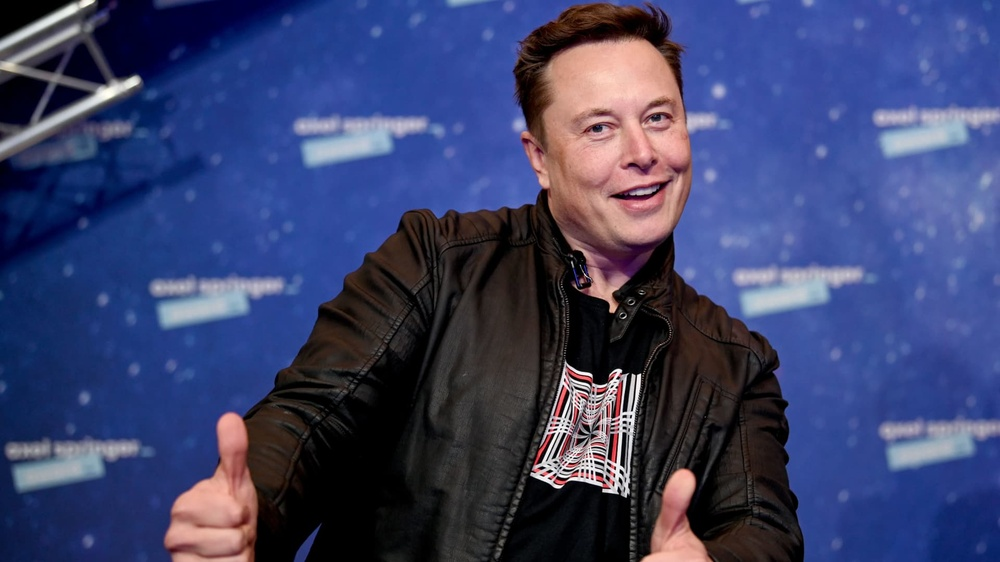
#> input picture opencv/data/elon musk.jpg, 1000 x 562 px, shrunk from 1920 x 1080 before the run
$ jupyter execute '이미지 이진화 - adaptiveThreshold.ipynb'
#> lines starting #> are read from the running program, lines starting #| are printed output that depends on the picture; after the words box and inside, x2 and y2 are one past the last pixel; in counts of white or black regions, pixels touching at a corner belong together
[cell 1]
import cv2
import matplotlib.pyplot as plt

path = '../data/elon musk.jpg'
image = cv2.imread(path)
#> image is the input picture: shape (562, 1000, 3); mean B, G, R 107.5, 66.3, 59.5
image = cv2.cvtColor(image, cv2.COLOR_BGR2GRAY)
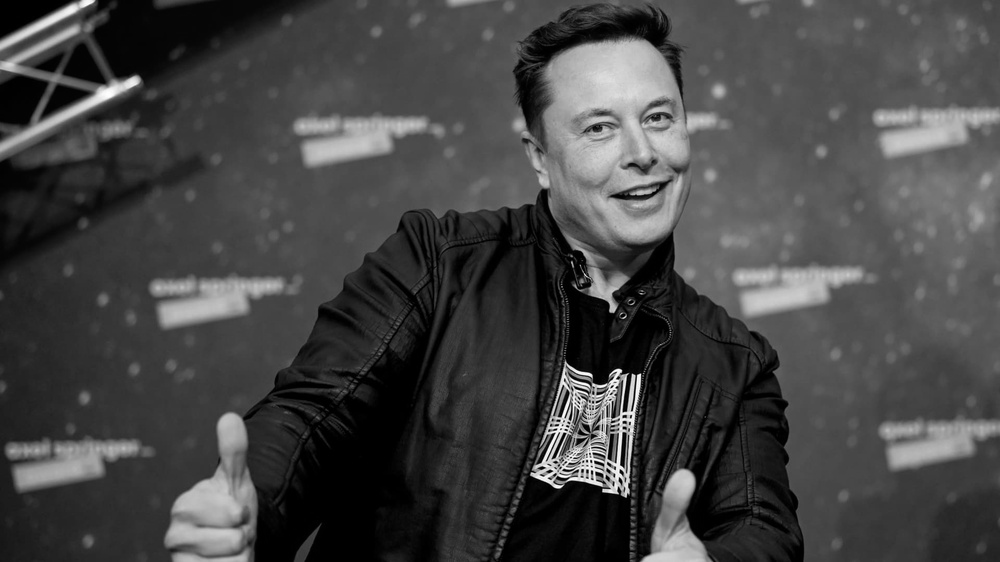
#> image: shape (562, 1000); min 0, max 255, mean 68.9
rgb_image = cv2.cvtColor(image, cv2.COLOR_GRAY2RGB)

_, th_1 = cv2.threshold(image, 127, 255, cv2.THRESH_BINARY)
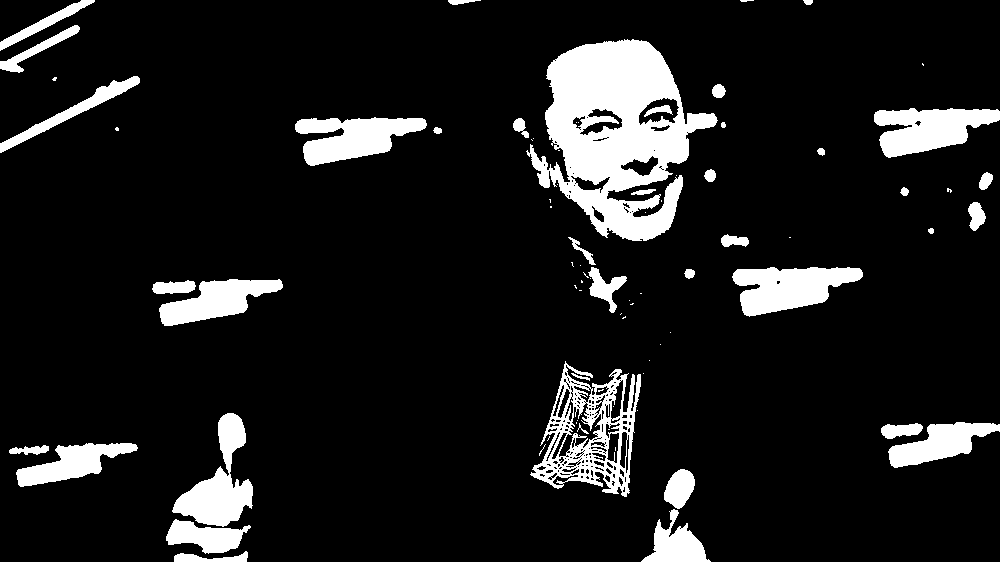
#> th_1: shape (562, 1000); 11.1% white; 82 white regions (42 under 20 px), largest, box (x1, y1, x2, y2) and area: (526, 39, 718, 241) 20235, (530, 361, 641, 497) 5769, (732, 267, 863, 317) 4125

"""
- AdaptiveThresholdTypes

src – grayscale image
maxValue – 임계값
adaptiveMethod – thresholding value를 결정하는 계산 방법
thresholdType – threshold type
blockSize – thresholding을 적용할 영역 사이즈
C – 평균이나 가중평균에서 차감할 값
"""

th_2 = cv2.adaptiveThreshold(image, 255, cv2.ADAPTIVE_THRESH_MEAN_C, cv2.THRESH_BINARY, 15, 2)
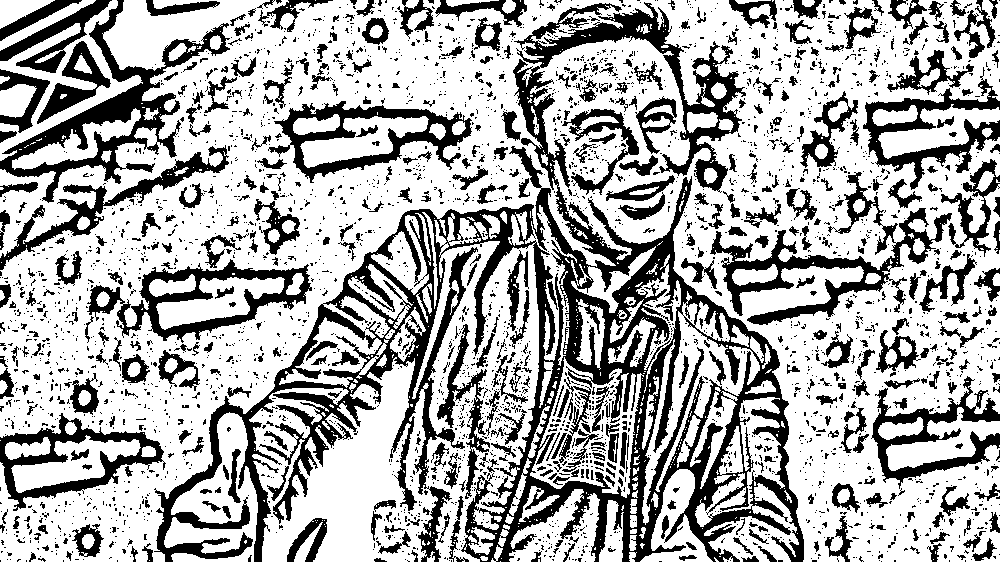
#> th_2: shape (562, 1000); 67.8% white; 3202 black regions (2724 under 20 px), largest, box (x1, y1, x2, y2) and area: (154, 2, 804, 562) 69173, (0, 0, 230, 203) 8209, (710, 172, 952, 325) 7011
th_3 = cv2.adaptiveThreshold(image, 255, cv2.ADAPTIVE_THRESH_GAUSSIAN_C, cv2.THRESH_BINARY, 15, 2)
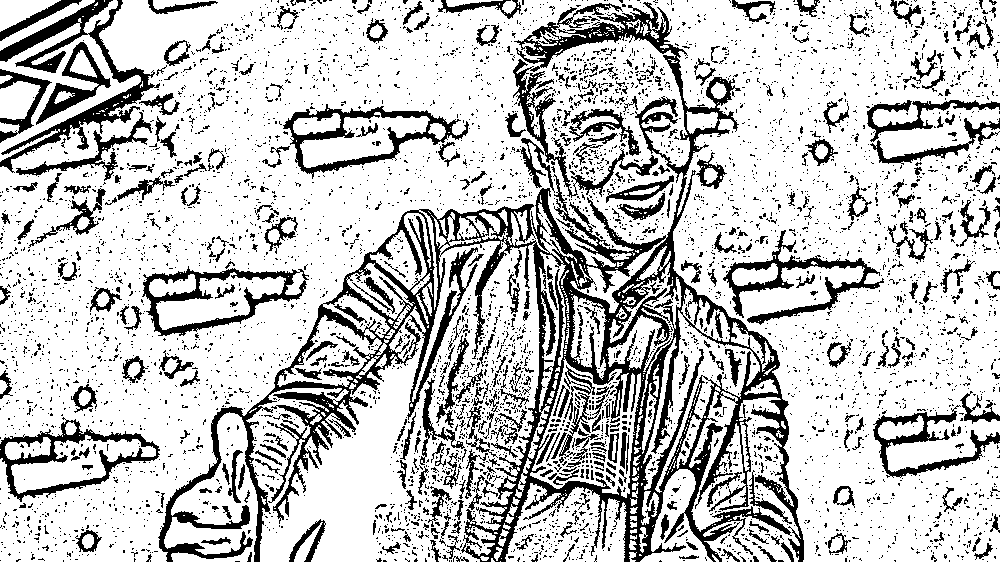
#> th_3: shape (562, 1000); 76.9% white; 5222 black regions (4795 under 20 px), largest, box (x1, y1, x2, y2) and area: (158, 2, 804, 562) 53017, (0, 0, 160, 173) 5155, (283, 104, 469, 179) 2974

titles = ['origin_rgb', 'origin_gray', 'global', 'mean', 'gaussuan']
images = [rgb_image, image, th_1, th_2, th_3]

plt.figure(figsize=(20, 20))
for i in range(len(titles)):
    plt.subplot(1, len(titles), i+1)
    plt.title(titles[i])
    plt.imshow(images[i])
    plt.axis('off')

plt.show()

$ run again, with opencv/data/tomato.jpg copied over opencv/data/elon musk.jpg
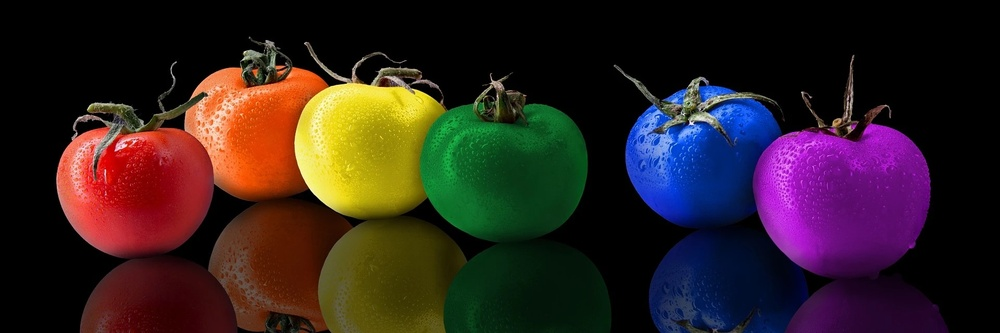
#> input picture opencv/data/tomato.jpg, 1000 x 333 px, shrunk from 1920 x 640 before the run
#> image is the input picture: shape (333, 1000, 3); mean B, G, R 31.9, 32.8, 48.4
#> image: shape (333, 1000)
#> `_, th_1 = cv2.threshold(image, 127, 255, cv2.THRESH_BINARY)`:
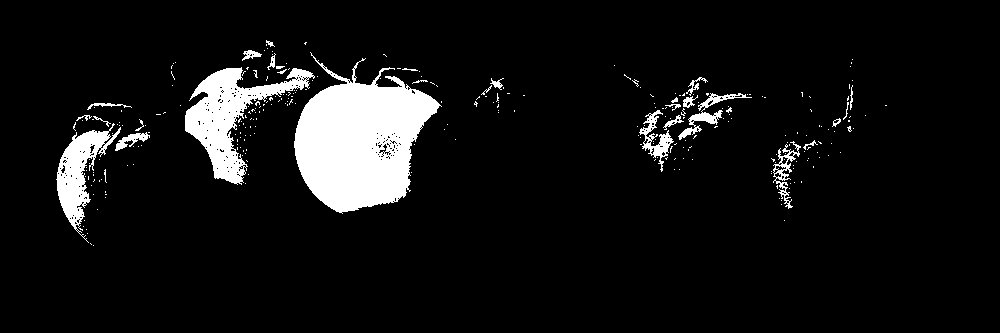
#> th_1: shape (333, 1000); 7.6% white; 288 white regions (259 under 20 px), largest, box (x1, y1, x2, y2) and area: (294, 52, 442, 214) 13870, (185, 67, 315, 185) 5184, (56, 123, 121, 243) 2609
#> th_2: shape (333, 1000); 77.2% white; 2776 black regions (2644 under 20 px), largest, box (x1, y1, x2, y2) and area: (49, 31, 618, 333) 30950, (607, 49, 955, 333) 16417, (774, 139, 914, 239) 3554
#> `th_3 = cv2.adaptiveThreshold(image, 255, cv2.ADAPTIVE_THRESH_GAUSSIAN_..`:
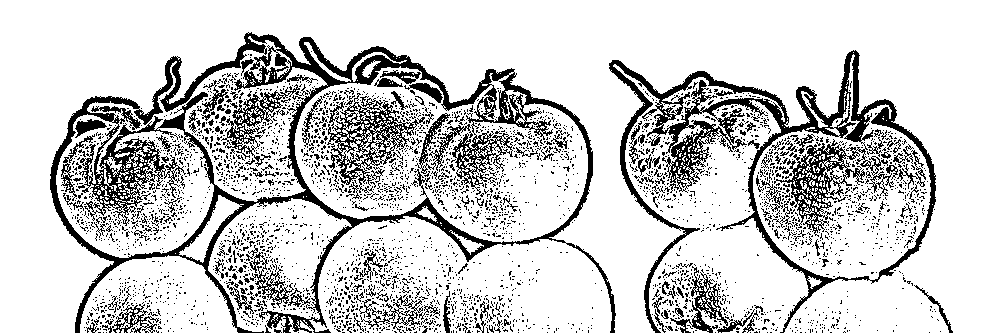
#> th_3: shape (333, 1000); 80.8% white; 3563 black regions (3409 under 20 px), largest, box (x1, y1, x2, y2) and area: (50, 32, 616, 333) 22134, (609, 50, 936, 333) 14541, (327, 93, 425, 193) 2758
